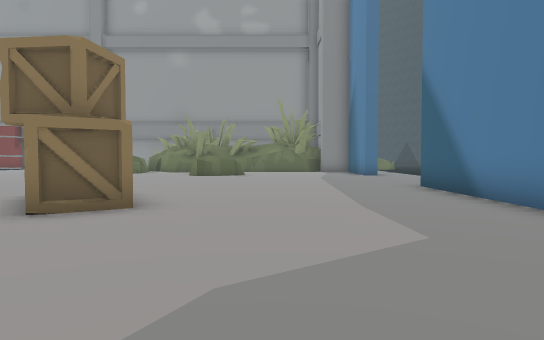
View 1 (above)

24 first-person views from a walk through a Unity game level. The camera is 1.4 m above the floor, tilts 2° down and sees 75° across. The floor is counted in squares, 2 m on a side. Each view is taken from the middle of a square. On the plan, view 1 faces up. The plan holds only what a view shows up to about 11 squares ahead; the rest is blank. The place goes on beyond the plan. The player character is not drawn. Some surface patterns are stand-ins.

View 2
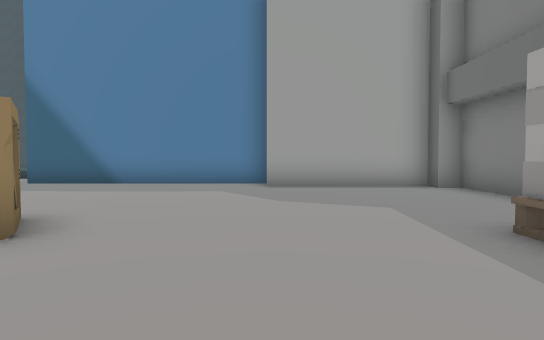

View 3
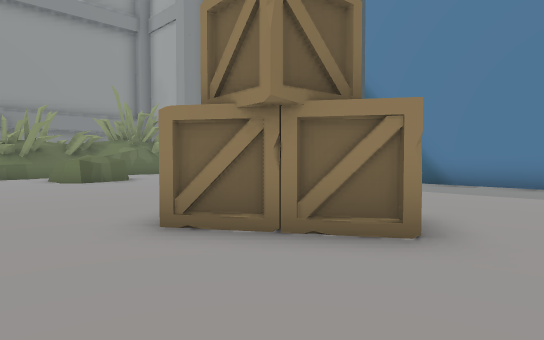

View 4
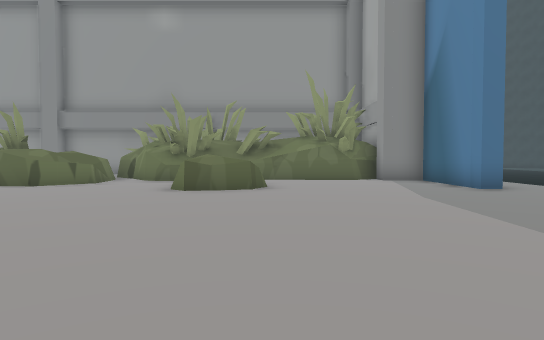

View 5
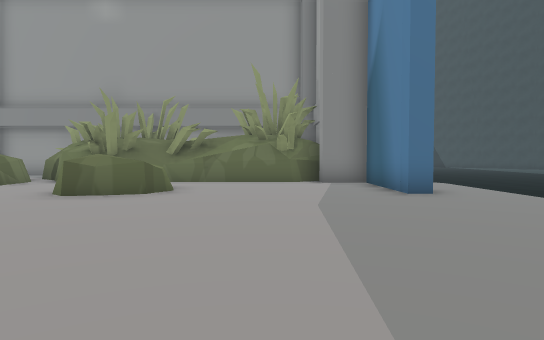

View 6
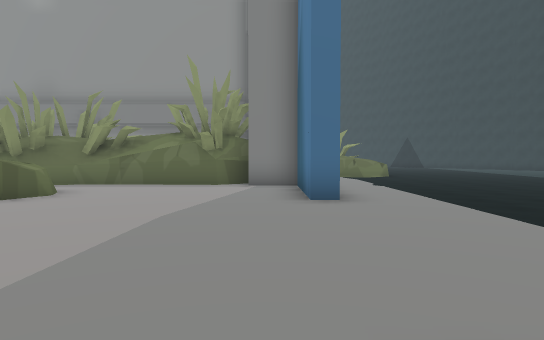

View 7
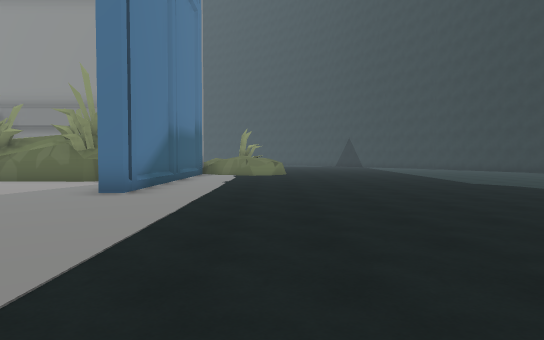

View 8
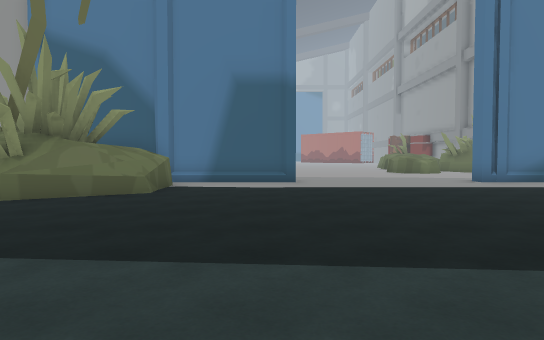

View 9
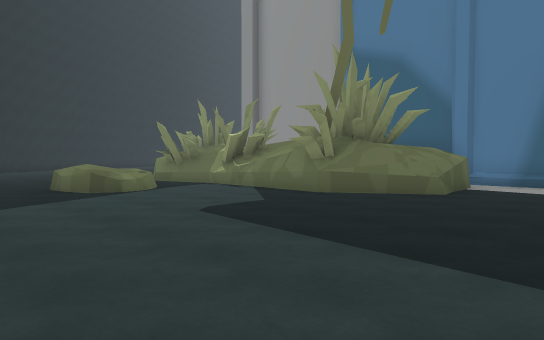

View 10
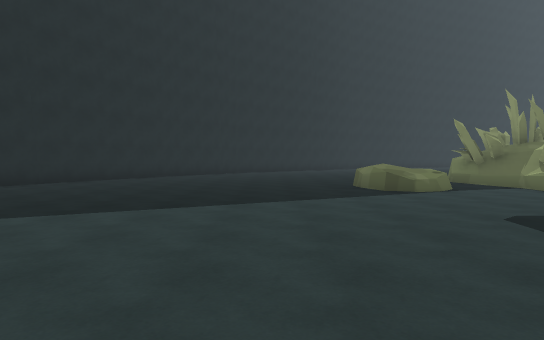

View 11
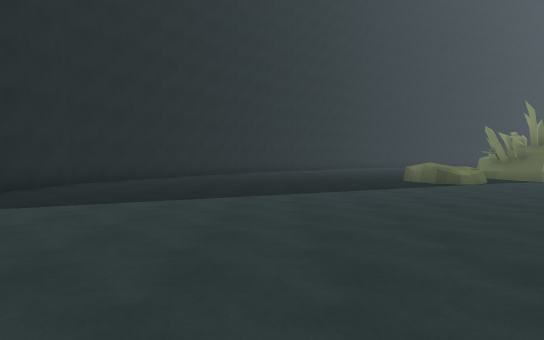

View 12
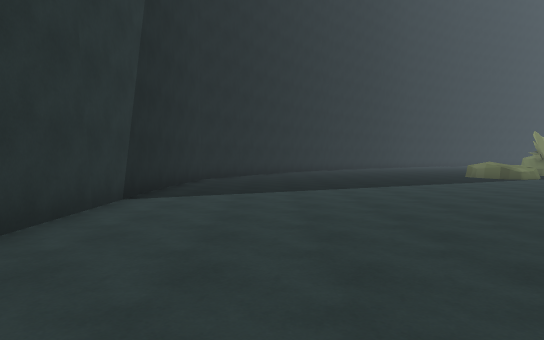

View 13
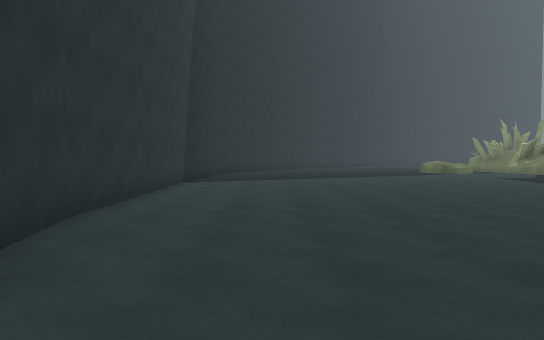

View 14
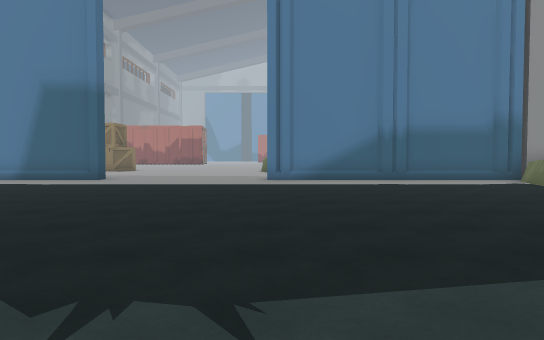

View 15
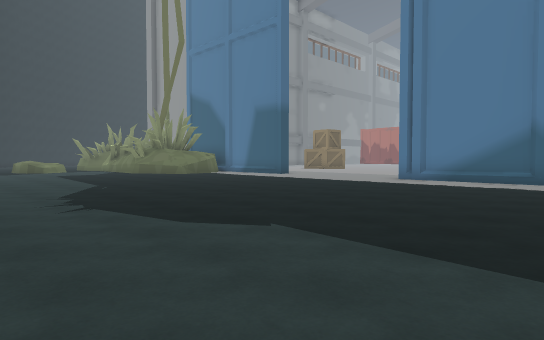

View 16
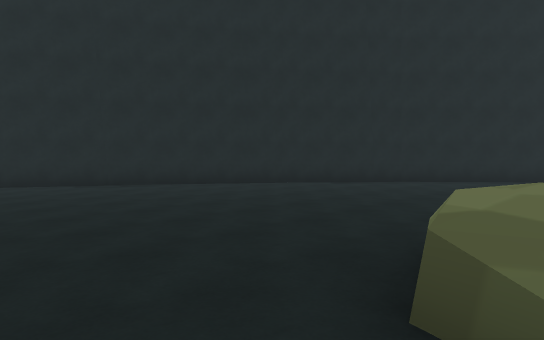

View 17
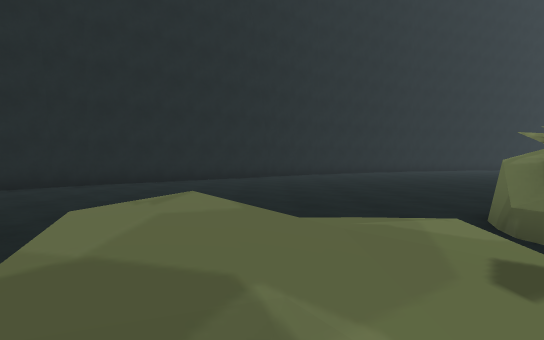

View 18
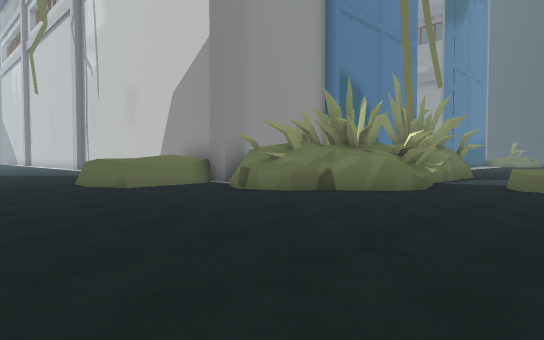

View 19
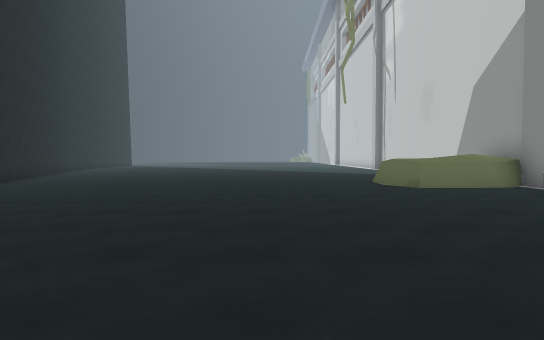

View 20
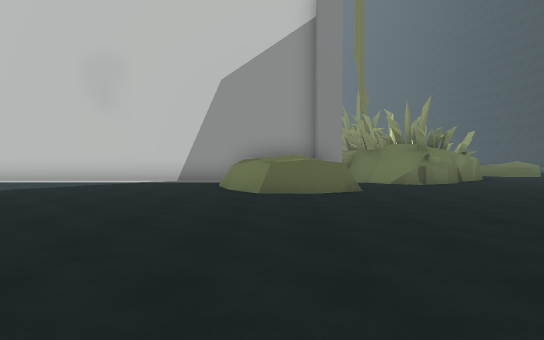

View 21
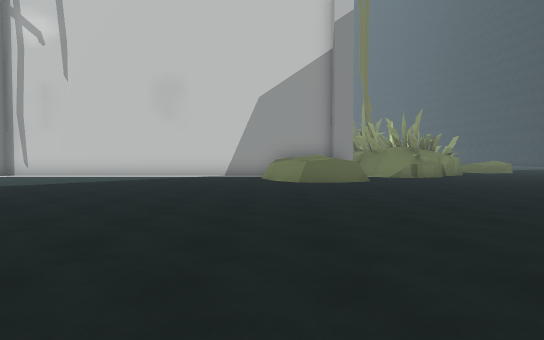

View 22
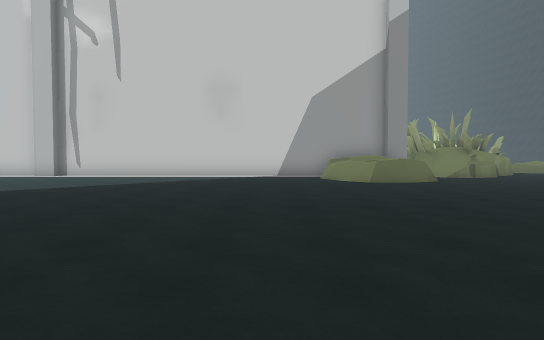

View 23
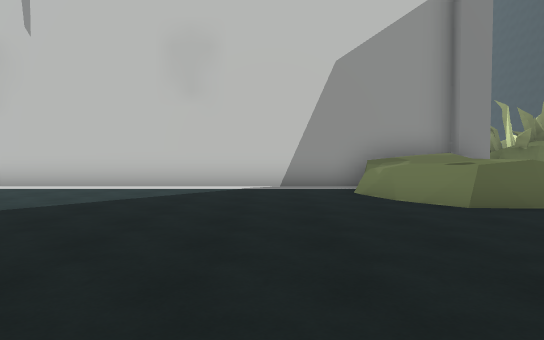

View 24
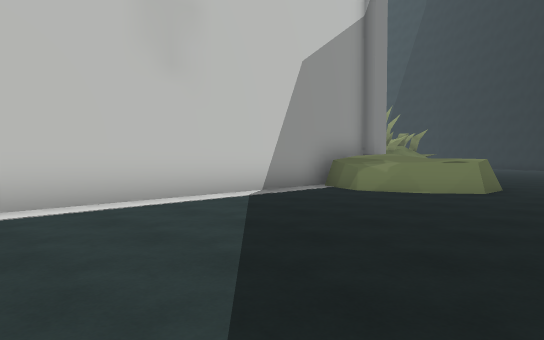

### Floor plan
Points are (right, up) in squares from view 1. A wall is a line through its corners. A room is listed if a view was taken in it or the views show most of it. See-through windows are left out.
Room 1 (views 1, 2, 3, 4, 5, 6, 7, 8, 9, 10, 11, 12, 13, 14, 15, 16, 17, 18, 19, 20, 21, 22, 23, 24)
walls: (8, 3.3) (8, 1.5); (8.1, -0.5) (8.4, -1.5); (6.9, 5.2) (8.2, 3.2); (8.8, -2.2) (8.6, -2.8) (7.4, -3.4) (7.1, -3.9); (8.5, -2.9) (8.1, -3.3); (8.5, -2.9) (7.5, -3.6) (7, -4.4); (5.2, 5.5) (7, 5.5) (8.2, 3.6) (8.2, 0); (3.6, 2.1) (3.6, 8.8); (6.4, -3.9) (6.3, -4.5); (5.7, -4.5) (5, -3.7) (4.5, -3.5); (5.8, -4.8) (5, -4); (4, -3.9) (3.3, -3.9); (3.3, -3.5) (-6.5, -3.5); (4, 8.8) (4, 4.6); (3.5, -5.4) (3.6, -6.7); (3.6, -6.4) (2.8, -6.9) (1.7, -6.9); (0, -2.4) (2.1, -2.4) (2.1, -1.8) (2.7, -1.8) (2.7, 2.1); (0.9, -4.9) (1.1, -3.8); (2.7, -7.1) (1.8, -7); (17.7, -5.3) (19.6, -2.4); (1.9, -6.9) (1, -5.7); (19.5, -2.6) (21.2, 0.6) (21.4, 3.1); (21.6, 3.1) (21.4, 11.9); (12.6, -10.6) (15.6, -7.9) (17.8, -5.1); (21.4, 11.8) (21.1, 13.4); (-1.3, 14.4) (-1.5, 13.9) (-2.3, 13.6); (-2.2, 13.6) (-2.9, 13.5) (-3.1, 14); (-2.2, 13.6) (-2.9, 13.5); (-2.8, 13.5) (-3.1, 13.8) (-3.1, 15); (2.6, 17.9) (1.6, 17.3) (-2, 17.2); (2.4, 18) (1.7, 17.6); (4, 19.5) (4, 13.9) (3.6, 13.9) (3.6, 16.9) (2.4, 16.9) (2.4, 17.5); (-2, 17.3) (-4.3, 16.7) (-4.9, 16.9); (-5.8, 15.7) (-6.6, 14.9); (0.9, -17.9) (2.5, -17.3); (-6.1, 17.3) (-5.9, 15.6)
low walls: (8.2, 0) (8.4, -0.4); (10.1, 0.1) (10.5, 0.5); (8.3, -0.1) (8.8, -2.2); (11.2, 0.6) (11.6, 0.5) (11.9, -0.4); (11.8, -0.1) (11.9, -0.9); (11.8, -0.3) (11.6, 0.5); (10.9, -1.1) (10.5, -1.1) (10.1, -0.5); (11.9, -0.2) (11.9, -1); (7.6, -3.6) (7.2, -4); (7, -4.4) (5.8, -4.8); (5, -4) (4.4, -3.7); (5.8, -4.9) (5.3, -4.6) (4.7, -4); (3.7, -5.4) (3.8, -6.3); (3.6, -6.7) (2.7, -7.1); (0.7, -4.9) (1, -4.2); (1, -5.7) (0.9, -4.9); (1.7, -6.9) (1.1, -6.2) (0.8, -5.3); (-1.4, 14.9) (-1.3, 14.4); (-2, 17.2) (-2.7, 17); (-4, 16.6) (-4.8, 16.7); (-5.9, 16.4) (-5.8, 15.7)
objects: other object (-4, -2) to (-3, -1); other object (-4, 6) to (-3, 7); other object (-3, 5) to (-2, 5)

Where each view was taken, in squares from view 1:
view 1: 0 up, 0 right, facing up
view 2: 2 up, 6 left, facing right
view 3: 3 up, 6 left, facing up-right
view 4: 6 up, 1 left, facing up
view 5: 7 up, 1 right, facing up
view 6: 8 up, 3 right, facing up
view 7: 7 up, 7 right, facing up
view 8: 8 up, 14 right, facing left
view 9: 8 up, 14 right, facing down-left
view 10: 8 up, 14 right, facing down
view 11: 10 up, 16 right, facing down
view 12: 12 up, 19 right, facing down
view 13: 16 up, 19 right, facing down
view 14: 14 up, 15 right, facing left
view 15: 19 up, 15 right, facing down-left
view 16: 2 up, 11 right, facing down-right
view 17: 1 up, 11 right, facing down
view 18: 10 down, 12 right, facing up-left
view 19: 10 down, 12 right, facing left
view 20: 14 down, 2 right, facing up
view 21: 17 down, 1 right, facing up
view 22: 17 down, 1 left, facing up
view 23: 12 down, 1 left, facing up
view 24: 9 down, 6 left, facing up-right
